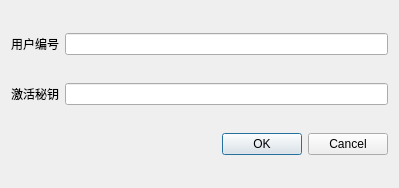
<?xml version="1.0" encoding="UTF-8"?>
<ui version="4.0">
 <class>Dialog</class>
 <widget class="QDialog" name="Dialog">
  <property name="geometry">
   <rect>
    <x>0</x>
    <y>0</y>
    <width>399</width>
    <height>188</height>
   </rect>
  </property>
  <property name="windowTitle">
   <string>注册</string>
  </property>
  <layout class="QHBoxLayout" name="horizontalLayout_3">
   <item>
    <layout class="QVBoxLayout" name="verticalLayout">
     <item>
      <layout class="QHBoxLayout" name="horizontalLayout">
       <item>
        <widget class="QLabel" name="label">
         <property name="text">
          <string>用户编号</string>
         </property>
        </widget>
       </item>
       <item>
        <widget class="QLineEdit" name="lineEdit">
         <property name="enabled">
          <bool>true</bool>
         </property>
        </widget>
       </item>
      </layout>
     </item>
     <item>
      <layout class="QHBoxLayout" name="horizontalLayout_2">
       <item>
        <widget class="QLabel" name="label_2">
         <property name="text">
          <string>激活秘钥</string>
         </property>
        </widget>
       </item>
       <item>
        <widget class="QLineEdit" name="lineEdit_2"/>
       </item>
      </layout>
     </item>
     <item>
      <widget class="QDialogButtonBox" name="buttonBox">
       <property name="orientation">
        <enum>Qt::Horizontal</enum>
       </property>
       <property name="standardButtons">
        <set>QDialogButtonBox::Cancel|QDialogButtonBox::Ok</set>
       </property>
      </widget>
     </item>
    </layout>
   </item>
  </layout>
 </widget>
 <resources/>
 <connections>
  <connection>
   <sender>buttonBox</sender>
   <signal>accepted()</signal>
   <receiver>Dialog</receiver>
   <slot>accept()</slot>
   <hints>
    <hint type="sourcelabel">
     <x>248</x>
     <y>254</y>
    </hint>
    <hint type="destinationlabel">
     <x>157</x>
     <y>274</y>
    </hint>
   </hints>
  </connection>
  <connection>
   <sender>buttonBox</sender>
   <signal>rejected()</signal>
   <receiver>Dialog</receiver>
   <slot>reject()</slot>
   <hints>
    <hint type="sourcelabel">
     <x>316</x>
     <y>260</y>
    </hint>
    <hint type="destinationlabel">
     <x>286</x>
     <y>274</y>
    </hint>
   </hints>
  </connection>
 </connections>
</ui>
